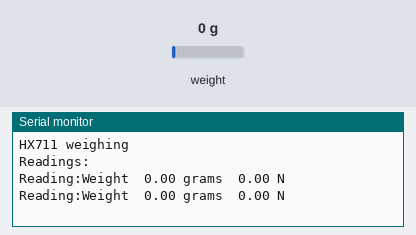
Bench run of a sketch on a simulated Arduino Uno, built with avr-gcc and run on an emulated ATmega328P. Shown: the last lines printed to the serial monitor. The inputs (shaded band) are chosen by the test bench; at power-on: weight on the scale 0 g.

Above: at 2.2 s.
2.3 s: weight on the scale set to 100 g
At 3.6 s:
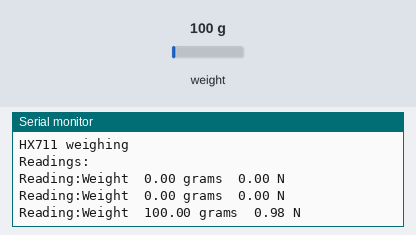
3.8 s: weight on the scale set to 1250 g
At 5.2 s:
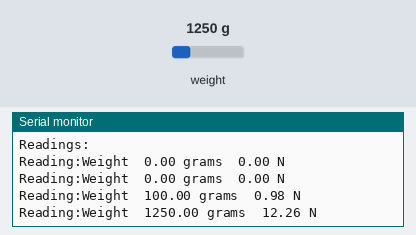
Timing chart, 0 to 6.8 s (numbered marks = the images above; inputs shaded):
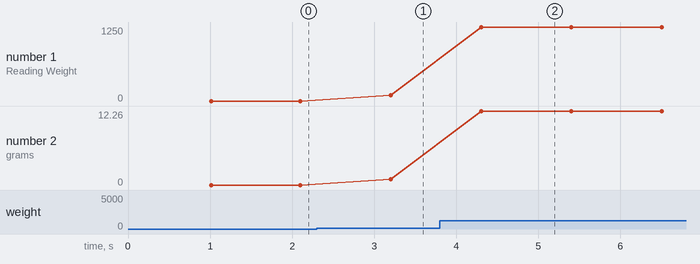

The sketch:

single_hx711_weight_force_less_serial_print.ino
```cpp
#include "HX711.h"

HX711 scale(6, 5); //HX711 scale(6, 5);

float calibration_factor = -259;
float units;
float ounces;
float gram_force;
float newton;

void setup()
{
  Serial.begin(9600);
  Serial.println("HX711 weighing");
  scale.set_scale(calibration_factor);
  scale.tare();
  Serial.println("Readings:");
}

void loop()
{
  Serial.print("Reading:");
  units = scale.get_units(),10;
  if (units < 0)
  {
    units = 0.00;
  }
  ounces = units * 0.035274;

  newton = (units/1000)*9.81;
  String output_weight_force = "Weight\t" + String(units) + " grams" + "\t" + String(newton) + " N" ;
  Serial.println(output_weight_force);


  delay(1000);
}
```

Measured:
- after the input at 2.3 s, the serial monitor: prints a new line after 0.90 s (image 1)
- after the input at 3.8 s, the serial monitor: prints a new line after 0.50 s (image 2)
- plotted number 1: 0 → 100 after the input at 2.3 s, 100 → 1250 after the input at 3.8 s
- plotted number 2: 0 → 0.98 after the input at 2.3 s, 0.98 → 12.26 after the input at 3.8 s
